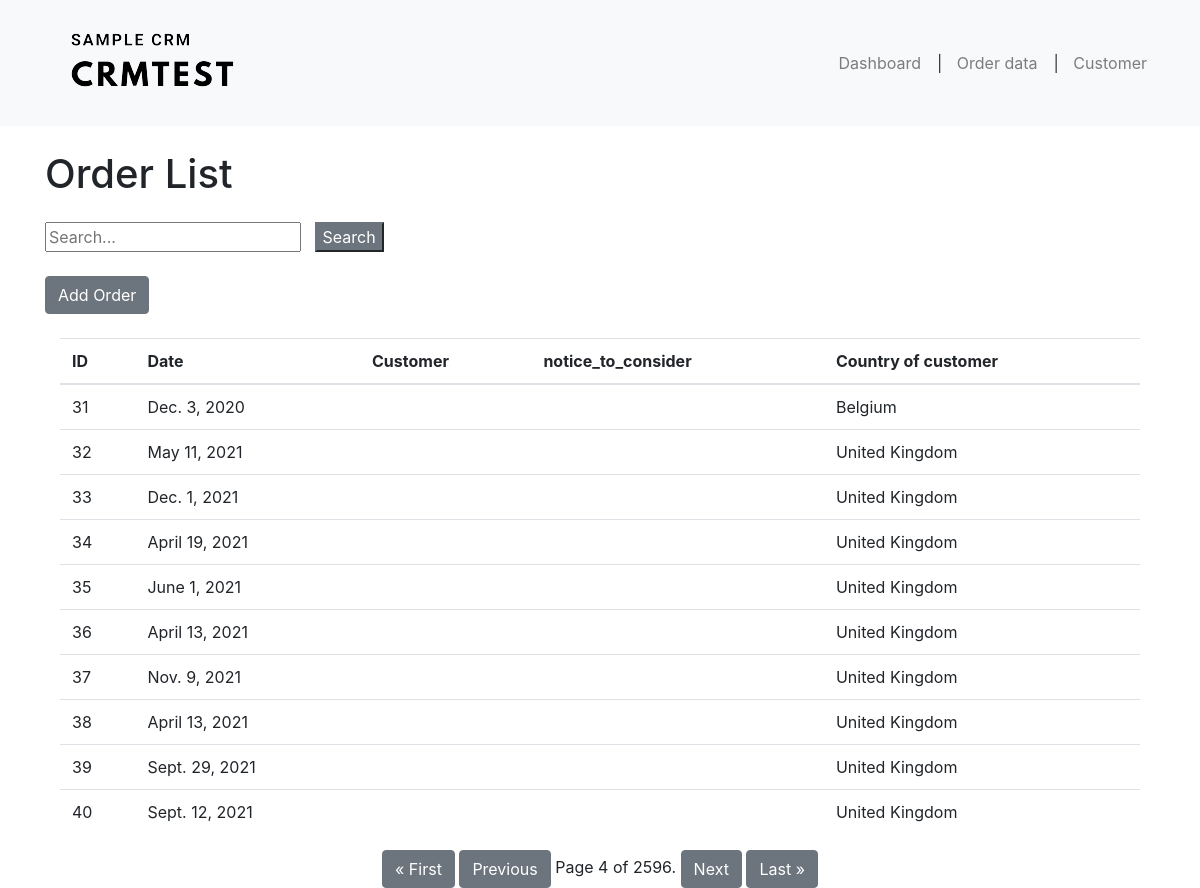
Screenshot of /order_data/?page=4 with the database file from the repository.
### crmapplication/models.py (models this page shows, shortened)
class Invoice(models.Model):
    invoice_id = models.AutoField(primary_key=True)
    invoice_date = models.DateField( blank=True)
    customer = models.ForeignKey(Customer, null=True, blank=True, on_delete=models.DO_NOTHING)
    country = models.CharField(max_length=50, blank=True)
    quantity = models.IntegerField( blank=True)
    amount = models.DecimalField(max_digits=10, decimal_places=2, blank=True)
    notice_to_consider = models.CharField(max_length = 255,blank=True)

### crmapplication/views.py (the view)
# urls.py: path('order_data/', views.order_data, name='order_data'),
def order_data(request):
    order = Invoice.objects.all()
    paginator = Paginator(order, 10)  # Show 10 order per page
    page = request.GET.get('page')
    order = paginator.get_page(page)
    return render(request, 'crm/order_data.html',{'orders':order})

### crmapplication/models.py (called while the page is built)
    def __str__(self):
        return f"{self.first_name}{self.last_name}"

### crmapplication/templates/crm/order_data.html (shortened to what this page needs)
{% extends 'base.html' %}
{% block content %}
<div class="container mt-4">
    <div class="row">
        <h1>Order List</h1><br/>
    </div>
    <div class="row mt-3">
        <input type="text" id="search-bar" placeholder="Search...">&nbsp&nbsp&nbsp
        <button id="search-button" class="sbtn btn-secondary">Search</button>
    </div>
</div>
<div class="container mt-4">
    <div class="row mt-3">
        <a href="{% url 'customer_detail' %}" class="btn btn-secondary">Add Order</a>
    </div>
	<br/>
    <table class="table table-hover">
        <thead>
            <tr>
                <th>ID</th>
                <th>Date</th>
                <th>Customer</th>
                <th>notice_to_consider</th>
				<th>Country of customer</th>
            </tr>
        </thead>
        <tbody>
            {% for order in orders %}
                <tr class="order-row" data-orderid="{{ order.customer_id }}">
                    <td>{{ order.invoice_id }}</td>
                    <td>{{ order.invoice_date }}</td>
                    <td>{{ order.customer }}</td>
                    <td>{{ order.notice_to_consider }}</td>
					<td>{{ order.country }}</td>
                </tr>
            {% endfor %}
        </tbody>
    </table>
    <div class="pagination justify-content-center">
        <span class="step-links">
            {% if orders.has_previous %}
                <a href="?page=1" class="btn btn-secondary">&laquo; First</a>
                <a href="?page={{ orders.previous_page_number }}" class="btn btn-secondary">Previous</a>
            {% endif %}
            <span class="current-page">
                Page {{ orders.number }} of {{ orders.paginator.num_pages }}.
            </span>
            {% if orders.has_next %}
                <a href="?page={{ orders.next_page_number }}" class="btn btn-secondary">Next</a>
                <a href="?page={{ orders.paginator.num_pages }}" class="btn btn-secondary">Last &raquo;</a>
            {% endif %}
        </span>
    </div>
</div>
{% endblock %}

### rows the page displays
Invoice: invoice_id "31", invoice_date "Dec. 3, 2020", country "Belgium"
Invoice: invoice_id "32", invoice_date "May 11, 2021", country "United Kingdom"
Invoice: invoice_id "33", invoice_date "Dec. 1, 2021", country "United Kingdom"
Invoice: invoice_id "34", invoice_date "April 19, 2021", country "United Kingdom"
Invoice: invoice_id "35", invoice_date "June 1, 2021", country "United Kingdom"
Invoice: invoice_id "36", invoice_date "April 13, 2021", country "United Kingdom"
Invoice: invoice_id "37", invoice_date "Nov. 9, 2021", country "United Kingdom"
Invoice: invoice_id "38", invoice_date "April 13, 2021", country "United Kingdom"
Invoice: invoice_id "39", invoice_date "Sept. 29, 2021", country "United Kingdom"
Invoice: invoice_id "40", invoice_date "Sept. 12, 2021", country "United Kingdom"

### other values shown
{{ orders.number }} "4"
{{ orders.paginator.num_pages }} "2596"
